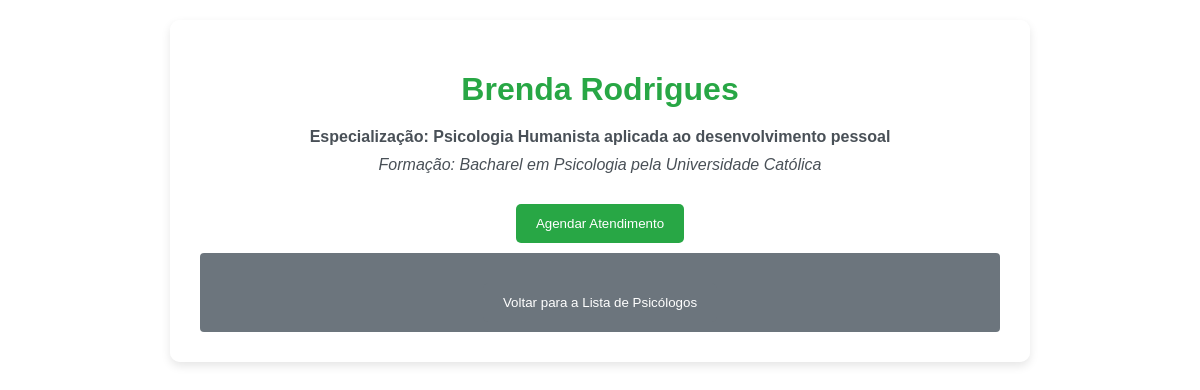
The app's page /psicologos/detalhe/3/ with its own data.
### psicologos/models.py (models this page shows, shortened)
class Psicologo(models.Model):
    nome = models.CharField(max_length=100)
    especializacao = models.CharField(max_length=100)
    formacao = models.TextField()
    foto = models.ImageField(upload_to='psicologos/')
    email = models.EmailField()
    telefone = models.CharField(max_length=20)

### psicologos/views.py (the view)
# urls.py: path('detalhe/<int:psicologo_id>/', detalhe_psicologo, name='detalhe_psicologo'),
def detalhe_psicologo(request, psicologo_id):
    psicologo = get_object_or_404(Psicologo, pk=psicologo_id)
    return render(request, 'psicologos/detalhe_psicologo.html', {'psicologo': psicologo})

### psicologos/templates/psicologos/detalhe_psicologo.html (shortened to what this page needs)
{% load static %}
<!DOCTYPE html>
<html lang="pt-BR">
<head>
    <link rel="stylesheet" href="{% static 'css/styles.css' %}">
</head>
<body>
<div class="container">
    <h1>{{ psicologo.nome }}</h1>
    <p class="especializacao">Especialização: {{ psicologo.especializacao }}</p>
    <p class="formacao">Formação: {{ psicologo.formacao }}</p>
    <a href="{% url 'psicologos:agendar_atendimento' psicologo.id %}">
        <button type="button">Agendar Atendimento</button>
    </a>
    <div class="back-button">
        <a href="{% url 'psicologos:lista_psicologos' %}">
            <button type="button">Voltar para a Lista de Psicólogos</button>
        </a>
    </div>
</div>
</body>
</html>

### static/css/styles.css (style rules this page uses)
body { font-family: 'Arial', sans-serif; background-image: url('/static/images/background_image.jpg'); background-size: cover; background-position: center; background-repeat: no-repeat; background-attachment: fixed; color: #495057; margin: 0; padding: 20px; }
.container { background: rgba(255, 255, 255, 0.8); max-width: 800px; margin: auto; padding: 30px; border-radius: 10px; box-shadow: 0 4px 10px rgba(0, 0, 0, 0.1); text-align: center; }
h1, h2 { color: #28a745; margin-bottom: 20px; }
p { color: #495057; margin: 10px 0; }
button { padding: 12px 20px; background-color: #28a745; color: white; border: none; border-radius: 5px; cursor: pointer; transition: background-color 0.3s; margin-top: 20px; }
a { text-decoration: none; color: #28a745; font-weight: bold; }
.especializacao { font-weight: bold; }
.formacao { font-style: italic; }
h1 { color: #28a745; }
.back-button { margin-top: 20px; }
.back-button button { background-color: #6c757d; }
.back-button { margin-top: 10px; background-color: #6c757d; color: white; padding: 10px 15px; border: none; border-radius: 4px; cursor: pointer; font-size: 16px; }

### records on screen
Psicologo: nome "Brenda Rodrigues", especializacao "Psicologia Humanista aplicada ao desenvolvimento pessoal", formacao "Bacharel em Psicologia pela Universidade Católica"
